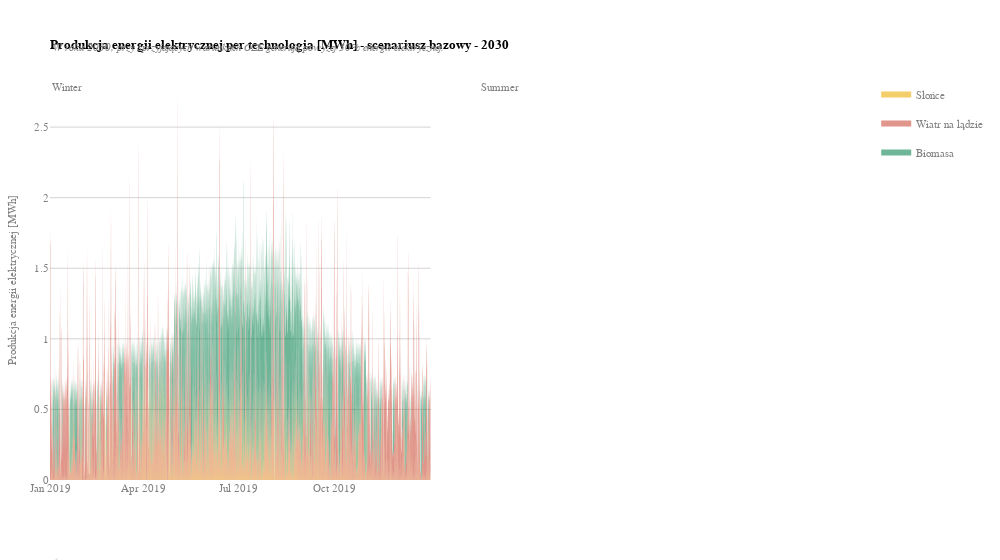

The notebook cell saved with this chart:
### Code cell
# Make subplots like in my excercise - 25 january winter peak, 26 june summer peak
from plotly.subplots import make_subplots

fig = make_subplots(rows=1, cols=2, shared_yaxes=True, horizontal_spacing = 0.06, vertical_spacing = 0.01)

# p_by_carrier_ZEPAK_summer = p_by_carrier_ZEPAK_ref_2030.loc['2030-06-24 00:00:00':'2030-06-30 00:00:00']
# p_by_carrier_no_ZEPAK_summer = p_by_carrier_no_ZEPAK_ref_2030.loc['2030-06-24 00:00:00':'2030-06-30 00:00:00']
# links_sum_summer = links_sum_ref_2030.loc['2030-06-24 00:00:00':'2030-06-30 00:00:00']
# links_sum_summer = links_sum_summer[(links_sum_summer >= 0)]

# p_by_carrier_ZEPAK_winter = p_by_carrier_ZEPAK_ref_2030.loc['2030-01-21 00:00:00':'2030-01-27 00:00:00']
# p_by_carrier_no_ZEPAK_winter = p_by_carrier_no_ZEPAK_ref_2030.loc['2030-01-21 00:00:00':'2030-01-27 00:00:00']
# links_sum_winter = links_sum_ref_2030.loc['2030-01-21 00:00:00':'2030-01-27 00:00:00']
# links_sum_winter = links_sum_winter[(links_sum_winter >= 0)]

fig.add_trace(go.Scatter(x=p_by_carrier.index, y=p_by_carrier['solar'], stackgroup='one', mode='none', name=fuel_name('PV'), fillcolor='rgba(237, 173, 8, 0.6)', legendgroup='group1'), row=1, col=1)
fig.add_trace(go.Scatter(x=p_by_carrier.index, y=p_by_carrier['wind'], stackgroup='one', mode='none', name=fuel_name('Wind onshore'), fillcolor='rgba(204, 80, 62, 0.6)', legendgroup='group2'), row=1, col=1)
fig.add_trace(go.Scatter(x=p_by_carrier.index, y=p_by_carrier['biomass'], stackgroup='one', mode='none', name=fuel_name('biomass'), fillcolor='rgba(15, 133, 84, 0.6)', legendgroup='group3'), row=1, col=1)

# fig.add_trace(go.Scatter(x=p_by_carrier_no_ZEPAK_summer.index, y=p_by_carrier_no_ZEPAK_summer['hard coal'], stackgroup='one', mode='none', name=fuel_name('hard coal'), fillcolor='rgba(0,0,0,0.6)', legendgroup='group1', showlegend = False), row=1, col=2)
# fig.add_trace(go.Scatter(x=p_by_carrier_no_ZEPAK_summer.index, y=p_by_carrier_no_ZEPAK_summer['lignite'], stackgroup='one', mode='none', name=fuel_name('lignite'), fillcolor='rgba(192, 132, 63,0.6)', legendgroup='group2', showlegend = False), row=1, col=2)
# fig.add_trace(go.Scatter(x=p_by_carrier_no_ZEPAK_summer.index, y=p_by_carrier_no_ZEPAK_summer['Fossil gas'], stackgroup='one', mode='none', name=fuel_name('Fossil gas'), fillcolor='rgba(170, 170, 170,0.6)', legendgroup='group3', showlegend = False), row=1, col=2)
# fig.add_trace(go.Scatter(x=p_by_carrier_no_ZEPAK_summer.index, y=p_by_carrier_no_ZEPAK_summer['Wind'], stackgroup='one', mode='none', name=fuel_name('Wind onshore'), fillcolor='rgba(204, 80, 62, 0.6)', legendgroup='group4', showlegend = False), row=1, col=2)
# fig.add_trace(go.Scatter(x=p_by_carrier_no_ZEPAK_summer.index, y=p_by_carrier_no_ZEPAK_summer['Wind_Off'], stackgroup='one', mode='none', name=fuel_name('Wind offshore'), fillcolor='rgba(145, 44, 29, 0.6)', legendgroup='group5', showlegend = False), row=1, col=2)
# fig.add_trace(go.Scatter(x=p_by_carrier_no_ZEPAK_summer.index, y=p_by_carrier_no_ZEPAK_summer['PV'], stackgroup='one', mode='none',name=fuel_name('PV'), fillcolor='rgba(237, 173, 8, 0.6)', legendgroup='group6', showlegend = False), row=1, col=2)
# fig.add_trace(go.Scatter(x=p_by_carrier_no_ZEPAK_summer.index, y=p_by_carrier_no_ZEPAK_summer['biomass'], stackgroup='one', mode='none',name=fuel_name('biomass'), fillcolor='rgba(15, 133, 84, 0.6)', legendgroup='group7', showlegend = False), row=1, col=2) 
# fig.add_trace(go.Scatter(x=p_by_carrier_no_ZEPAK_summer.index, y=p_by_carrier_no_ZEPAK_summer['biogas'], stackgroup='one', mode='none',name=fuel_name('biogas'), fillcolor='rgba(10, 89, 56, 0.6)', legendgroup='group8', showlegend = False), row=1, col=2)
# fig.add_trace(go.Scatter(x=p_by_carrier_no_ZEPAK_summer.index, y=p_by_carrier_no_ZEPAK_summer['ror'], stackgroup='one', mode='none',name=fuel_name('Hydro'), fillcolor='rgba(29, 105, 150, 0.6)', legendgroup='group9', showlegend = False), row=1, col=2)
# fig.add_trace(go.Scatter(x=links_sum_summer.index, y=links_sum_summer, stackgroup='one', mode='none', name=fuel_name('Import'), fillcolor='rgba(95, 70, 144, 0.6)', legendgroup='group10', showlegend = False), row=1, col=2)

fig.update_layout(
        width=1000,
        plot_bgcolor='white',  
        title=dict(
            text='<b>Electricity generation by technology [MWh] - BASE scenario - 2030</b>' if language == "EN" else '<b>Produkcja energii elektrycznej per technologia [MWh] - scenariusz bazowy - 2030</b>',
            font=dict(
                family="Work Sans, sans-serif",
                size=13,
                color="black",
            ),
            x=0,
            xref='paper',
            yref='paper',
            xanchor="left", 
            yanchor="top",
        ),
        margin=dict(t=80, b=80,l=50, r=50),
        font=dict(
            family="Work Sans, sans-serif",
            size=11,
            color="grey"
        ),
        annotations=[
            go.layout.Annotation( 
                text='Winter',
                align='left',
                showarrow=False,
                xref='paper',
                yref='paper',
                x=0,
                y=1,
                xanchor="left", 
                yanchor="top",
                visible=True,
                font=dict(
                    family="Work Sans, sans-serif",
                    size=11,
                    color="grey"
                )
            ),
            go.layout.Annotation( 
                text='Summer',
                align='left',
                showarrow=False,
                xref='paper',
                yref='paper',
                x=0.53,
                y=1,
                xanchor="left", 
                yanchor="top",
                visible=True,
                font=dict(
                    family="Work Sans, sans-serif",
                    size=11,
                    color="grey"
                )
            ),
            go.layout.Annotation( 
                text='<i>In 2030, good weather conditions enable RES shares above 50%.</i>' if language == "EN" else '<i>W roku 2030, przy sprzyjających warunkach OZE generują powyżej 50% energii elektrycznej.</i>' ,
                align='left',
                showarrow=False,
                xref='paper',
                yref='paper',
                x=0,
                y=1.1,
                xanchor="left", 
                yanchor="top",
                visible=True,
                font=dict(
                    family="Work Sans, sans-serif",
                    size=11,
                    color="grey"
                )
            ),
            go.layout.Annotation( 
                text='<i>Sources: Instrat, CC BY 4.0.</i>' if language == "EN" else '<i>Źródło: Instrat, CC BY 4.0.</i>',
                align='left',
                showarrow=False,
                xref='paper',
                yref='paper',
                x=0,
                y=-0.19,
                xanchor="left", 
                yanchor="top",
                visible=True,
                font=dict(
                    family="Work Sans, sans-serif",
                    size=11,
                    color="grey"
                )
            ),
        ]
)

fig.update_yaxes(
        title=dict(
            text='Electricity generation [MWh]' if language == "EN" else 'Produkcja energii elektrycznej [MWh]',
            font=dict(
                family="Work Sans, sans-serif",
                size=11,
                color="grey",
            )
        ),
    showgrid=True,
    gridwidth=1, 
    gridcolor='LightGrey'
)

fig.show(    
    config={
        'modeBarButtonsToRemove': ['lasso2d', "zoomIn2d", 'resetScale2d'],
        "locale": "en",
        "toImageButtonOptions": {"width": None, "height": None}
    },
)

### Figure 1 — Plotly figure (JSON) as saved in the notebook; plotly's stock layout.template omitted (floating-point values rounded to 4 significant figures; data arrays with more than 128 entries replaced by an {"elided": "..."} marker saying what was removed)
{"data": [{"fillcolor": "rgba(237, 173, 8, 0.6)", "legendgroup": "group1", "mode": "none", "name": "Słońce", "stackgroup": "one", "type": "scatter", "x": {"elided": "8760 str values"}, "xaxis": "x", "y": {"elided": "8760 float values"}, "yaxis": "y"}, {"fillcolor": "rgba(204, 80, 62, 0.6)", "legendgroup": "group2", "mode": "none", "name": "Wiatr na lądzie", "stackgroup": "one", "type": "scatter", "x": {"elided": "8760 str values"}, "xaxis": "x", "y": {"elided": "8760 float values"}, "yaxis": "y"}, {"fillcolor": "rgba(15, 133, 84, 0.6)", "legendgroup": "group3", "mode": "none", "name": "Biomasa", "stackgroup": "one", "type": "scatter", "x": {"elided": "8760 str values"}, "xaxis": "x", "y": {"elided": "8760 float values"}, "yaxis": "y"}], "layout": {"annotations": [{"align": "left", "font": {"color": "grey", "family": "Work Sans, sans-serif", "size": 11}, "showarrow": false, "text": "Winter", "visible": true, "x": 0, "xanchor": "left", "xref": "paper", "y": 1, "yanchor": "top", "yref": "paper"}, {"align": "left", "font": {"color": "grey", "family": "Work Sans, sans-serif", "size": 11}, "showarrow": false, "text": "Summer", "visible": true, "x": 0.53, "xanchor": "left", "xref": "paper", "y": 1, "yanchor": "top", "yref": "paper"}, {"align": "left", "font": {"color": "grey", "family": "Work Sans, sans-serif", "size": 11}, "showarrow": false, "text": "<i>W roku 2030, przy sprzyjających warunkach OZE generują powyżej 50% energii elektrycznej.</i>", "visible": true, "x": 0, "xanchor": "left", "xref": "paper", "y": 1.1, "yanchor": "top", "yref": "paper"}, {"align": "left", "font": {"color": "grey", "family": "Work Sans, sans-serif", "size": 11}, "showarrow": false, "text": "<i>Źródło: Instrat, CC BY 4.0.</i>", "visible": true, "x": 0, "xanchor": "left", "xref": "paper", "y": -0.19, "yanchor": "top", "yref": "paper"}], "font": {"color": "grey", "family": "Work Sans, sans-serif", "size": 11}, "margin": {"b": 80, "l": 50, "r": 50, "t": 80}, "plot_bgcolor": "white", "title": {"font": {"color": "black", "family": "Work Sans, sans-serif", "size": 13}, "text": "<b>Produkcja energii elektrycznej per technologia [MWh] - scenariusz bazowy - 2030</b>", "x": 0, "xanchor": "left", "xref": "paper", "yanchor": "top", "yref": "paper"}, "width": 1000, "xaxis": {"anchor": "y", "domain": [0, 0.47]}, "xaxis2": {"anchor": "y2", "domain": [0.53, 1]}, "yaxis": {"anchor": "x", "domain": [0, 1], "gridcolor": "LightGrey", "gridwidth": 1, "showgrid": true, "title": {"font": {"color": "grey", "family": "Work Sans, sans-serif", "size": 11}, "text": "Produkcja energii elektrycznej [MWh]"}}, "yaxis2": {"anchor": "x2", "domain": [0, 1], "gridcolor": "LightGrey", "gridwidth": 1, "matches": "y", "showgrid": true, "showticklabels": false, "title": {"font": {"color": "grey", "family": "Work Sans, sans-serif", "size": 11}, "text": "Produkcja energii elektrycznej [MWh]"}}}}
